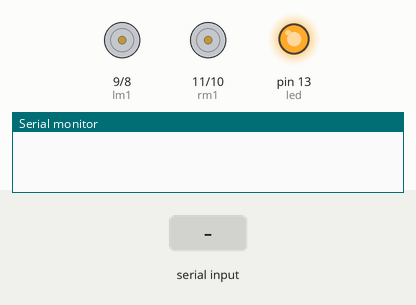
Recording of a sketch running on a simulated Arduino Uno, built with avr-gcc and run on an emulated ATmega328P. On the bench: motor-driver pin pairs drawn as motors (green arrow = first pin HIGH = forward, orange = second pin HIGH = backward, longer = more drive), output pins drawn as LEDs (lit = HIGH), the last lines printed to the serial monitor. Inputs (shaded band) come from the test bench.

Above: at 1.2 s.
1.3 s: "S" received over Serial
At 1.6 s:
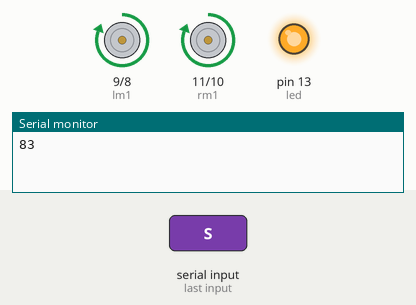
2.8 s: "W" received over Serial
At 4.0 s:
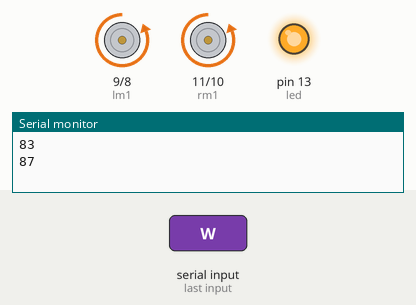
4.3 s: "D" received over Serial
At 5.1 s:
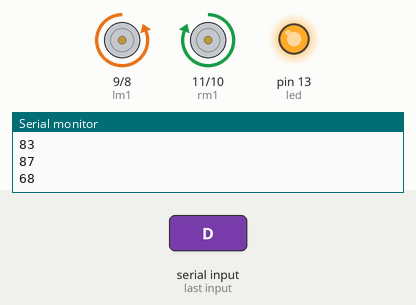
5.8 s: "A" received over Serial
At 6.3 s:
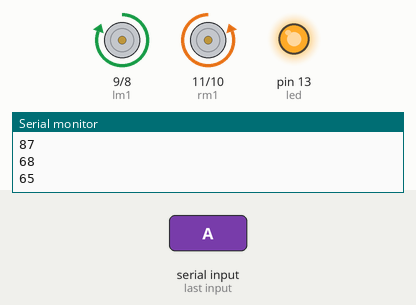
7.3 s: "s" received over Serial
At 8.5 s:
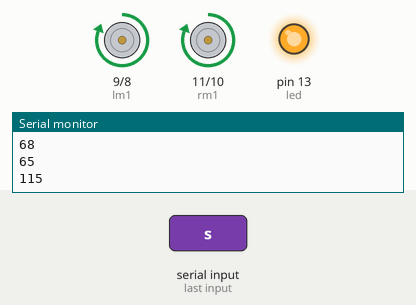
8.8 s: "w" received over Serial
At 9.7 s:
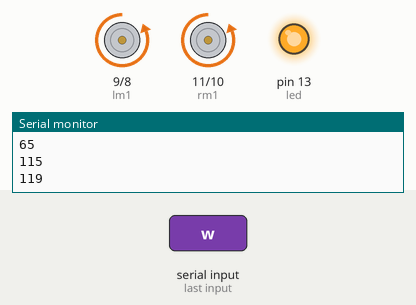
Timing chart, 0 to 11.3 s (numbered marks = the images above; inputs shaded):
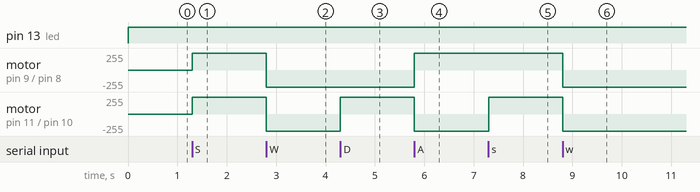

The sketch:

Robo_code.INO
```cpp
int incomingByte = 0;   // for incoming serial data

int led = 13;
int rm1=11;
int rm2=10;
int lm1=9;
int lm2=8;
void setup()
{
   pinMode(led, OUTPUT);
   pinMode(rm1, OUTPUT);
   pinMode(rm2, OUTPUT);
   pinMode(lm1, OUTPUT);
   pinMode(lm2, OUTPUT);


 Serial.begin(9600);
}

void loop()
{
digitalWrite(led, HIGH);
        if (Serial.available() > 0) {
                // read the incoming byte:
                incomingByte = Serial.read();

                Serial.println(incomingByte, DEC);
                if(incomingByte=='S'||incomingByte=='s')
                {
                digitalWrite(rm1, HIGH);
                digitalWrite(rm2, LOW);
                digitalWrite(lm1, HIGH);
                digitalWrite(lm2, LOW);

                }
                if(incomingByte=='W'||incomingByte=='w')
                {
                  digitalWrite(rm1, LOW);
                digitalWrite(rm2, HIGH);
                digitalWrite(lm1, LOW);
                digitalWrite(lm2, HIGH);

                }
                if(incomingByte=='D'||incomingByte=='d')
                {
                  digitalWrite(rm1, HIGH);
                digitalWrite(rm2, LOW);
                digitalWrite(lm1, LOW);
                digitalWrite(lm2, HIGH);

                }
                if(incomingByte=='A'||incomingByte=='a')
                {
                  digitalWrite(rm1, LOW);
                digitalWrite(rm2, HIGH);
                digitalWrite(lm1, HIGH);
                digitalWrite(lm2, LOW);

                }
                if(incomingByte=='Z'||incomingByte=='z')
                {
                  digitalWrite(rm1, LOW);
                digitalWrite(rm2, LOW);
                digitalWrite(lm1, LOW);
                digitalWrite(lm2, LOW);
                }


        }
}
```

Measured:
- after the input at 1.3 s, motor on pin 9 (lm1) / pin 8 (lm2), motor on pin 11 (rm1) / pin 10 (rm2): stopped → forward 255/255 at once
- after the input at 2.8 s, motor on pin 9 (lm1) / pin 8 (lm2), motor on pin 11 (rm1) / pin 10 (rm2): forward 255/255 → backward 255/255 at once
- after the input at 4.3 s, motor on pin 11 (rm1) / pin 10 (rm2): backward 255/255 → forward 255/255 at once
- after the input at 5.8 s, motor on pin 9 (lm1) / pin 8 (lm2): backward 255/255 → forward 255/255 at once; motor on pin 11 (rm1) / pin 10 (rm2): forward 255/255 → backward 255/255 at once
- after the input at 7.3 s, motor on pin 11 (rm1) / pin 10 (rm2): backward 255/255 → forward 255/255 at once
- after the input at 8.8 s, motor on pin 9 (lm1) / pin 8 (lm2), motor on pin 11 (rm1) / pin 10 (rm2): forward 255/255 → backward 255/255 at once
